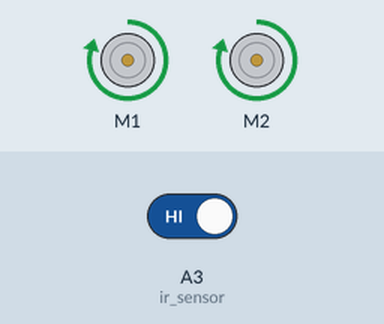
The sketch below on a simulated Arduino Uno, built with avr-gcc and run on an emulated ATmega328P. Parts: 2 × DC motor (green arrow = forward, orange = backward, longer = faster). The test bench sets the inputs (shaded band); at power-on: A3 (ir_sensor) HIGH. What the sketch prints to the serial monitor is not drawn.

Above: at 1.2 s.
1.3 s: A3 (ir_sensor) driven LOW
At 2.5 s:
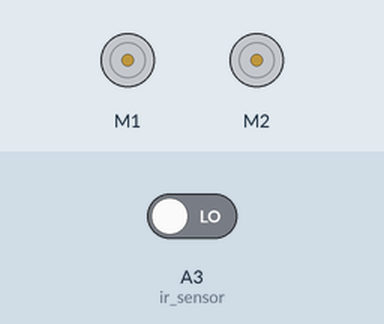
2.8 s: A3 (ir_sensor) driven HIGH
At 3.7 s:
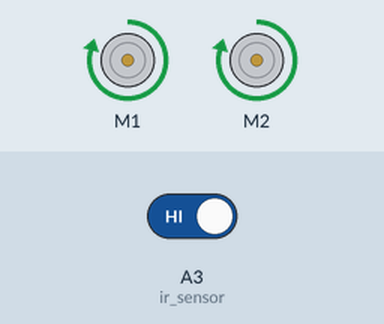
Timing chart, 0 to 5.8 s (numbered marks = the images above; inputs shaded):
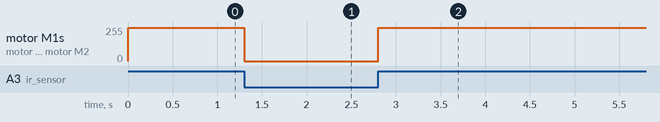

The sketch:

Motor.ino
```cpp
#include <AFMotor.h>

AF_DCMotor motor1(1, MOTOR12_2KHZ);
AF_DCMotor motor2(2, MOTOR12_2KHZ);

int ir_sensor = A3;

void setup() {
    Serial.begin(9600);
    Serial.println("Motor Started!");

    motor1.setSpeed(250);
    motor1.run(RELEASE);

    motor2.setSpeed(250);
    motor2.run(RELEASE);


    pinMode(ir_sensor, INPUT);
}

void loop() {

  if(digitalRead(ir_sensor) == LOW) {
      motor1.run(RELEASE);
      motor2.run(RELEASE);


  }
  else {
      motor1.run(FORWARD);
      motor2.run(FORWARD);

  }

}
```

Measured:
- after the input at 1.3 s, motor M1, motor M2: forward 250/255 → stopped at once
- after the input at 2.8 s, motor M1, motor M2: stopped → forward 250/255 at once
